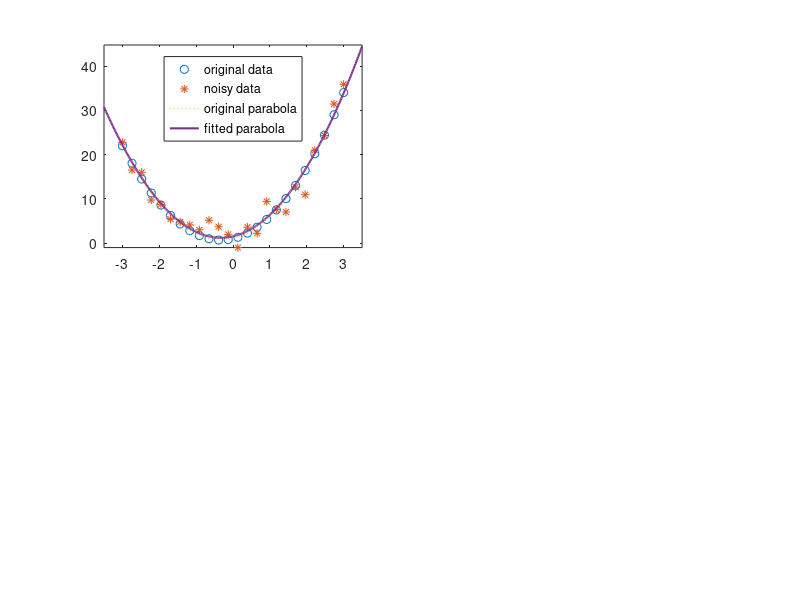

Write MATLAB code to recreate this figure.
clear
format compact
randn('seed',16)

l=24
x=linspace(-3,3,l);
aparabola=[3 2 1];
y=polyval(aparabola,x)
xline=linspace(-3.5,3.5,400);
yline=polyval(aparabola,xline)
% create y-data 1*x^2+2*x+3
randn('seed',5)
ytofit=y+2*randn(size(y));
axis tight
afitted=polyfit(x,ytofit,2)
ylinefitted=polyval(afitted,xline)

subplot(2,2,1)
plot(x,y,'o',x,ytofit,'*',...
    xline,yline,':',...
    xline,ylinefitted,'-','Linewidth',1.5)
axis tight
legend('original data','noisy data',...
    'original parabola','fitted parabola',...
    'location','north')

print -depsc2 correct_fit.eps

return